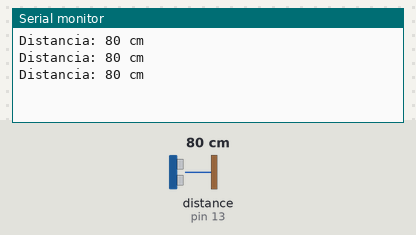
Bench run of a sketch on a simulated Arduino Uno, built with avr-gcc and run on an emulated ATmega328P. On the bench: the last lines printed to the serial monitor. Wiring (inferred from the names in the program): ultrasonic range finder: trigger pin 12; echo pin 13. The test bench sets the inputs (shaded band); at power-on: distance to the obstacle (sensor on pin 13) 80 cm. The echo pulse lasts 58.3 µs per cm.

Above: at 1.3 s.
1.4 s: distance to the obstacle (sensor on pin 13) set to 2 cm
At 1.9 s:
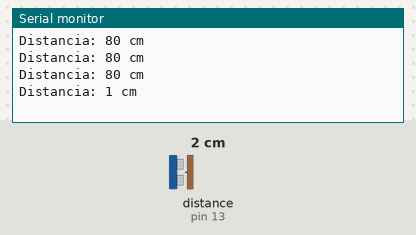
2.9 s: distance to the obstacle (sensor on pin 13) set to 4 cm
At 3.4 s:
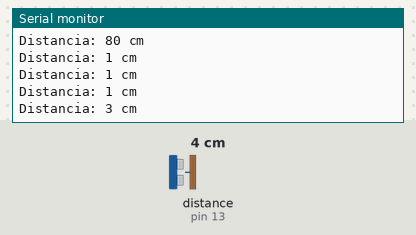
Timing chart, 0 to 5.9 s (numbered marks = the images above; inputs shaded):
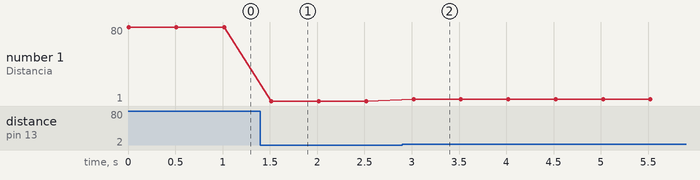

Measured:
- after the input at 1.4 s, the serial monitor: prints a new line after 0.12 s (image 1)
- after the input at 2.9 s, the serial monitor: prints a new line after 0.12 s (image 2)
- plotted number 1: 80 → 1 after the input at 1.4 s, 1 → 3 after the input at 2.9 s

The sketch:

Ej3_distancia_HC-SR04.ino
```cpp
/* Curso básico de Arduino Módulo 2 -  Ejemplo 3: Distancia con HC-SR04
    Julián Andrés Castro
    Universidad Nacional de Colombia
    CEIMTUN -  RAS, IEEE

   Este código de ejemplo está en el dominio público.
   Imprime la distancia leída por un sensor ultrasónico en
   centímetros. Son compatibles con cuatro sensor HC-SC04
   de ultrasonido de 4 pines y de 3 pines (Menos común).

   El circuito:
   Módulo HR-SC04 (4 pines), va conectado a los siguientes
   pines digitales de la siguiente manera:
   ---------------------
   | HC-SC04 | Arduino |
   ---------------------
   |   Vcc   |   5V    |
   |   Trig  |   12    |
   |   Echo  |   13    |
   |   Gnd   |   GND   |
   ---------------------
   Este código de ejemplo se publica con licencia MIT.
*/

// Variables globales
const int pinTrig = 12;                 // Pin de disparo del ultrasonido
const int pinEco = 13;
const long tiempoEspera = 30000;        // (30ms = 5m)~(3ms = 50cm)
int distancia;                          // Pin de recepción del eco

void setup() {
  pinMode(pinTrig, OUTPUT);
  pinMode(pinEco, INPUT);
  Serial.begin(9600);                   // Inicializa comunicación serial a 9600 bps
}

void loop() {
  distancia = medirDistancia();         // Mide la distancia en cm

  Serial.print("Distancia: ");
  Serial.print(distancia);              // Visualización en monitor serie
  Serial.println(" cm");
  delay(500);
}

long medirDistancia() {
  long tiempoPulso, distancia_cm;
  digitalWrite(pinTrig, LOW);           // Limpiar el disparador
  delayMicroseconds(4);
  digitalWrite(pinTrig, HIGH);
  delayMicroseconds(10);                // Tiempo del disparo 10 mS
  digitalWrite(pinTrig, LOW);
  //tiempoPulso = pulseIn(pinEco, HIGH, tiempoEspera);
  tiempoPulso = pulseIn(pinEco, HIGH);  // Lee la duración de un pulso
  if ( tiempoPulso == 0 ) {
    tiempoPulso = tiempoEspera;
  }
  /* La velocidad del sonido es de 340 m/s (29 uS/cm)
     Dividimos el tiempo del pulso entre 2*58, tiempo que tarda
     en recorrer ida y vuelta un centimetro la onda sonora.
  */
  distancia_cm = tiempoPulso / 29 / 2;   // Calcula la distancia
  return distancia_cm;
}
```
